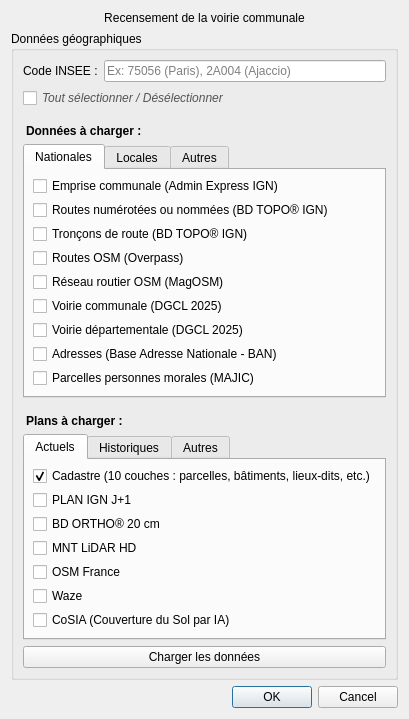
<?xml version="1.0" encoding="UTF-8"?>
<ui version="4.0">
 <class>CheminsRurauxDialogBase</class>
 <widget class="QDialog" name="CheminsRurauxDialogBase">
    <property name="geometry">
     <rect>
      <x>0</x>
      <y>0</y>
      <width>400</width>
      <height>380</height>
     </rect>
    </property>
  <property name="windowTitle">
   <string>Voirie Communale - Recensement</string>
  </property>
  <layout class="QVBoxLayout" name="verticalLayout">
   <item>
    <widget class="QLabel" name="label">
     <property name="text">
      <string>Recensement de la voirie communale</string>
     </property>
     <property name="alignment">
      <set>Qt::AlignCenter</set>
     </property>
    </widget>
   </item>
   <item>
    <widget class="QGroupBox" name="groupBoxCadastre">
     <property name="title">
      <string>Données géographiques</string>
     </property>
     <layout class="QVBoxLayout" name="verticalLayout_2">
      <item>
       <layout class="QHBoxLayout" name="horizontalLayout">
        <item>
         <widget class="QLabel" name="labelCodeInsee">
          <property name="text">
           <string>Code INSEE :</string>
          </property>
         </widget>
        </item>
        <item>
         <widget class="QLineEdit" name="txtCodeInsee">
          <property name="toolTip">
           <string>Code INSEE de la commune (5 caractères : département + commune)</string>
          </property>
          <property name="placeholderText">
           <string>Ex: 75056 (Paris), 2A004 (Ajaccio)</string>
          </property>
          <property name="maxLength">
           <number>5</number>
          </property>
         </widget>
        </item>
       </layout>
      </item>
      <item>
       <widget class="QCheckBox" name="chkToutSelectionner">
        <property name="text">
         <string>Tout sélectionner / Désélectionner</string>
        </property>
        <property name="styleSheet">
         <string>color: #555; font-style: italic;</string>
        </property>
       </widget>
      </item>
      <item>
       <widget class="QLabel" name="labelChoixCouches">
        <property name="text">
         <string>Données à charger :</string>
        </property>
        <property name="styleSheet">
         <string>font-weight: bold; margin-top: 10px;</string>
        </property>
       </widget>
      </item>
      <item>
       <widget class="QTabWidget" name="tabWidgetDonnees">
        <property name="currentIndex">
         <number>0</number>
        </property>
        <!-- Onglet Nationales -->
        <widget class="QWidget" name="tabNationales">
         <attribute name="title">
          <string>Nationales</string>
         </attribute>
         <layout class="QVBoxLayout" name="layoutNationales">
          <property name="spacing"><number>4</number></property>
          <property name="leftMargin"><number>8</number></property>
          <property name="topMargin"><number>6</number></property>
          <property name="rightMargin"><number>8</number></property>
          <property name="bottomMargin"><number>6</number></property>
          <item>
           <widget class="QCheckBox" name="chkCommune">
            <property name="text">
             <string>Emprise communale (Admin Express IGN)</string>
            </property>
            <property name="toolTip">
             <string>Charge le contour de la commune (Admin Express COG IGN) filtré sur le code INSEE saisi&#10;Licence Ouverte 2.0 (Etalab) — © IGN</string>
            </property>
           </widget>
          </item>
          <item>
           <widget class="QCheckBox" name="chkBDTopoRoutesNom">
            <property name="text">
             <string>Routes numérotées ou nommées (BD TOPO® IGN)</string>
            </property>
            <property name="toolTip">
             <string>Charge les routes numérotées ou nommées (BDTOPO_V3:route_numerotee_ou_nommee) filtrées sur l'emprise de la commune&#10;Licence Ouverte 2.0 (Etalab) — © IGN</string>
            </property>
           </widget>
          </item>
          <item>
           <widget class="QCheckBox" name="chkBDTopoTroncons">
            <property name="text">
             <string>Tronçons de route (BD TOPO® IGN)</string>
            </property>
            <property name="toolTip">
             <string>Charge les tronçons de route (BDTOPO_V3:troncon_de_route) filtrés sur l'emprise de la commune, avec pagination&#10;Licence Ouverte 2.0 (Etalab) — © IGN</string>
            </property>
           </widget>
          </item>
          <item>
           <widget class="QCheckBox" name="chkOsmRoutes">
            <property name="text">
             <string>Routes OSM (Overpass)</string>
            </property>
            <property name="toolTip">
             <string>Télécharge les routes OSM filtrées sur la commune&#10;© contributeurs OpenStreetMap — ODbL 1.0</string>
            </property>
           </widget>
          </item>
          <item>
           <widget class="QCheckBox" name="chkMagOsm">
            <property name="text">
             <string>Réseau routier OSM (MagOSM)</string>
            </property>
            <property name="toolTip">
             <string>Charge le réseau routier OSM (magosm:highways_line) via le WFS MagOSM (Magellium), catégorisé par type highway&#10;© contributeurs OpenStreetMap — ODbL 1.0 | Service : Magellium MagOSM</string>
            </property>
           </widget>
          </item>
          <item>
           <widget class="QCheckBox" name="chkVoirie">
            <property name="text">
             <string>Voirie communale (DGCL 2025)</string>
            </property>
            <property name="toolTip">
             <string>Charge le réseau de voirie communale (calcul IGN pour la DGCL)&#10;Licence Ouverte 2.0 (Etalab) — © IGN / DGCL</string>
            </property>
           </widget>
          </item>
          <item>
           <widget class="QCheckBox" name="chkVoirieDep">
            <property name="text">
             <string>Voirie départementale (DGCL 2025)</string>
            </property>
            <property name="toolTip">
             <string>Charge le réseau de voirie départementale (calcul IGN pour la DGCL)&#10;Licence Ouverte 2.0 (Etalab) — © IGN / DGCL</string>
            </property>
           </widget>
          </item>
          <item>
           <widget class="QCheckBox" name="chkBAN">
            <property name="text">
             <string>Adresses (Base Adresse Nationale - BAN)</string>
            </property>
            <property name="toolTip">
             <string>Charge toutes les adresses de la commune (peut être lent pour les grandes villes)&#10;Licence Ouverte 2.0 (Etalab) — © DINUM / collectivités</string>
            </property>
           </widget>
          </item>
          <item>
           <widget class="QCheckBox" name="chkMajic">
            <property name="text">
             <string>Parcelles personnes morales (MAJIC)</string>
            </property>
            <property name="toolTip">
             <string>Charge les parcelles cadastrales détenues par des personnes morales (données DGFiP via Koumoul)&#10;Licence Ouverte 2.0 (Etalab) — © DGFiP</string>
            </property>
           </widget>
          </item>
          <item>
           <spacer name="spacerNationales">
            <property name="orientation"><enum>Qt::Vertical</enum></property>
            <property name="sizeHint" stdset="0"><size><width>0</width><height>0</height></size></property>
           </spacer>
          </item>
         </layout>
        </widget>
        <!-- Onglet Locales -->
        <widget class="QWidget" name="tabLocales">
         <attribute name="title">
          <string>Locales</string>
         </attribute>
         <layout class="QVBoxLayout" name="layoutLocales">
          <property name="leftMargin"><number>8</number></property>
          <property name="topMargin"><number>6</number></property>
          <property name="rightMargin"><number>8</number></property>
          <property name="bottomMargin"><number>6</number></property>
          <item>
           <spacer name="spacerLocales">
            <property name="orientation"><enum>Qt::Vertical</enum></property>
            <property name="sizeHint" stdset="0"><size><width>0</width><height>40</height></size></property>
           </spacer>
          </item>
         </layout>
        </widget>
        <!-- Onglet Autres -->
        <widget class="QWidget" name="tabDonneesAutre">
         <attribute name="title">
          <string>Autres</string>
         </attribute>
         <layout class="QVBoxLayout" name="layoutDonneesAutre">
          <property name="leftMargin"><number>8</number></property>
          <property name="topMargin"><number>6</number></property>
          <property name="rightMargin"><number>8</number></property>
          <property name="bottomMargin"><number>6</number></property>
          <item>
           <spacer name="spacerDonneesAutre">
            <property name="orientation"><enum>Qt::Vertical</enum></property>
            <property name="sizeHint" stdset="0"><size><width>0</width><height>40</height></size></property>
           </spacer>
          </item>
         </layout>
        </widget>
       </widget>
      </item>
      <item>
       <widget class="QLabel" name="labelChoixPlans">
        <property name="text">
         <string>Plans à charger :</string>
        </property>
        <property name="styleSheet">
         <string>font-weight: bold; margin-top: 10px;</string>
        </property>
       </widget>
      </item>
      <item>
       <widget class="QTabWidget" name="tabWidgetPlans">
        <property name="currentIndex">
         <number>0</number>
        </property>
        <!-- Onglet Actuels -->
        <widget class="QWidget" name="tabActuels">
         <attribute name="title">
          <string>Actuels</string>
         </attribute>
         <layout class="QVBoxLayout" name="layoutActuels">
          <property name="spacing">
           <number>4</number>
          </property>
          <property name="leftMargin"><number>8</number></property>
          <property name="topMargin"><number>6</number></property>
          <property name="rightMargin"><number>8</number></property>
          <property name="bottomMargin"><number>6</number></property>
          <item>
           <widget class="QCheckBox" name="chkCadastre">
            <property name="text">
             <string>Cadastre (10 couches : parcelles, bâtiments, lieux-dits, etc.)</string>
            </property>
            <property name="toolTip">
             <string>Charge les 10 couches du cadastre (parcelles, bâtiments, lieux-dits, sections, communes, subdivisions fiscales, etc.) via le WMS DGFiP&#10;Licence Ouverte 2.0 (Etalab) — © DGFiP</string>
            </property>
            <property name="checked">
             <bool>true</bool>
            </property>
           </widget>
          </item>
          <item>
           <widget class="QCheckBox" name="chkPlanIGN">
            <property name="text">
             <string>PLAN IGN J+1</string>
            </property>
            <property name="toolTip">
             <string>Charge le PLAN IGN J+1 (GEOGRAPHICALGRIDSYSTEMS.MAPS.BDUNI.J1) via le WMS IGN Géoplateforme&#10;Licence Ouverte 2.0 (Etalab) — © IGN</string>
            </property>
           </widget>
          </item>
          <item>
           <widget class="QCheckBox" name="chkBDOrtho">
            <property name="text">
             <string>BD ORTHO® 20 cm</string>
            </property>
            <property name="toolTip">
             <string>Charge la BD ORTHO® 20 cm (HR.ORTHOIMAGERY.ORTHOPHOTOS) via le WMS IGN Géoplateforme&#10;Licence Ouverte 2.0 (Etalab) — © IGN</string>
            </property>
           </widget>
          </item>
          <item>
           <widget class="QCheckBox" name="chkMNTLidar">
            <property name="text">
             <string>MNT LiDAR HD</string>
            </property>
            <property name="toolTip">
             <string>Charge le MNT issu de LiDAR HD (IGNF_LIDAR-HD_MNT_ELEVATION.ELEVATIONGRIDCOVERAGE.SHADOW) via le WMS IGN Géoplateforme&#10;Licence Ouverte 2.0 (Etalab) — © IGN</string>
            </property>
           </widget>
          </item>
          <item>
           <widget class="QCheckBox" name="chkOsmFR">
            <property name="text">
             <string>OSM France</string>
            </property>
            <property name="toolTip">
             <string>Charge les tuiles XYZ OpenStreetMap France comme fond de plan raster&#10;© contributeurs OpenStreetMap — ODbL 1.0</string>
            </property>
           </widget>
          </item>
          <item>
           <widget class="QCheckBox" name="chkWazeTiles">
            <property name="text">
             <string>Waze</string>
            </property>
            <property name="toolTip">
             <string>Charge les tuiles XYZ Waze Editor (routes) comme fond de plan raster&#10;© Waze — usage non commercial uniquement</string>
            </property>
           </widget>
          </item>
          <item>
           <widget class="QCheckBox" name="chkCoSIA">
            <property name="text">
             <string>CoSIA (Couverture du Sol par IA)</string>
            </property>
            <property name="toolTip">
             <string>Charge les 3 millésimes CoSIA (2017-2020, 2021-2023, 2024-2026) via le WMS IGN Géoplateforme&#10;Licence Ouverte 2.0 (Etalab) — © IGN</string>
            </property>
           </widget>
          </item>
          <item>
           <spacer name="spacerActuels">
            <property name="orientation"><enum>Qt::Vertical</enum></property>
            <property name="sizeHint" stdset="0"><size><width>0</width><height>0</height></size></property>
           </spacer>
          </item>
         </layout>
        </widget>
        <!-- Onglet Historiques -->
        <widget class="QWidget" name="tabHistoriques">
         <attribute name="title">
          <string>Historiques</string>
         </attribute>
         <layout class="QVBoxLayout" name="layoutHistoriques">
          <property name="spacing">
           <number>4</number>
          </property>
          <property name="leftMargin"><number>8</number></property>
          <property name="topMargin"><number>6</number></property>
          <property name="rightMargin"><number>8</number></property>
          <property name="bottomMargin"><number>6</number></property>
          <item>
           <widget class="QCheckBox" name="chkPhotoAeriennes">
            <property name="text">
             <string>Photographies aériennes historiques...</string>
            </property>
            <property name="toolTip">
             <string>Ouvre une fenêtre de sélection des photographies aériennes historiques IGN (1950-2023)&#10;Licence Ouverte 2.0 (Etalab) — © IGN</string>
            </property>
           </widget>
          </item>
          <item>
           <widget class="QCheckBox" name="chkScan50_1950">
            <property name="text">
             <string>SCAN 50® 1950 IGN</string>
            </property>
            <property name="toolTip">
             <string>Charge le SCAN 50 de 1950 depuis la Géoplateforme IGN&#10;Licence Ouverte 2.0 (Etalab) — © IGN</string>
            </property>
           </widget>
          </item>
          <item>
           <widget class="QCheckBox" name="chkScanCassini">
            <property name="text">
             <string>Carte de Cassini IGN (XVIIIe siècle)</string>
            </property>
            <property name="toolTip">
             <string>Charge le scan de la carte de Cassini (première carte de France au 1/86400e, XVIIIe siècle) depuis la Géoplateforme IGN&#10;Domaine public — scan © IGN (Licence Ouverte 2.0)</string>
            </property>
           </widget>
          </item>
          <item>
           <widget class="QCheckBox" name="chkScanEtatMajor">
            <property name="text">
             <string>Carte d'État-Major IGN (1820-1866)</string>
            </property>
            <property name="toolTip">
             <string>Charge le scan de la carte d'État-Major (relevés entre 1820 et 1866) depuis la Géoplateforme IGN&#10;Domaine public — scan © IGN (Licence Ouverte 2.0)</string>
            </property>
           </widget>
          </item>
          <item>
           <spacer name="spacerHistoriques">
            <property name="orientation"><enum>Qt::Vertical</enum></property>
            <property name="sizeHint" stdset="0"><size><width>0</width><height>0</height></size></property>
           </spacer>
          </item>
         </layout>
        </widget>
        <!-- Onglet Autres (vide) -->
        <widget class="QWidget" name="tabAutres">
         <attribute name="title">
          <string>Autres</string>
         </attribute>
         <layout class="QVBoxLayout" name="layoutAutres">
          <property name="leftMargin"><number>8</number></property>
          <property name="topMargin"><number>6</number></property>
          <property name="rightMargin"><number>8</number></property>
          <property name="bottomMargin"><number>6</number></property>
          <item>
           <spacer name="spacerAutres">
            <property name="orientation"><enum>Qt::Vertical</enum></property>
            <property name="sizeHint" stdset="0"><size><width>0</width><height>40</height></size></property>
           </spacer>
          </item>
         </layout>
        </widget>
       </widget>
      </item>
      <item>
       <widget class="QPushButton" name="btnLoadCadastre">
        <property name="text">
         <string>Charger les données</string>
        </property>
        <property name="toolTip">
         <string>Charge les données sélectionnées pour le code INSEE saisi</string>
        </property>
       </widget>
      </item>
     </layout>
    </widget>
   </item>
   <item>
    <spacer name="verticalSpacer">
     <property name="orientation">
      <enum>Qt::Vertical</enum>
     </property>
     <property name="sizeHint" stdset="0">
      <size>
       <width>20</width>
       <height>40</height>
      </size>
     </property>
    </spacer>
   </item>
   <item>
    <widget class="QDialogButtonBox" name="button_box">
     <property name="orientation">
      <enum>Qt::Horizontal</enum>
     </property>
     <property name="standardButtons">
      <set>QDialogButtonBox::Cancel|QDialogButtonBox::Ok</set>
     </property>
    </widget>
   </item>
  </layout>
 </widget>
 <resources/>
 <connections>
  <connection>
   <sender>button_box</sender>
   <signal>accepted()</signal>
   <receiver>CheminsRurauxDialogBase</receiver>
   <slot>accept()</slot>
   <hints>
    <hint type="sourcelabel">
     <x>20</x>
     <y>20</y>
    </hint>
    <hint type="destinationlabel">
     <x>20</x>
     <y>20</y>
    </hint>
   </hints>
  </connection>
  <connection>
   <sender>button_box</sender>
   <signal>rejected()</signal>
   <receiver>CheminsRurauxDialogBase</receiver>
   <slot>reject()</slot>
   <hints>
    <hint type="sourcelabel">
     <x>20</x>
     <y>20</y>
    </hint>
    <hint type="destinationlabel">
     <x>20</x>
     <y>20</y>
    </hint>
   </hints>
  </connection>
 </connections>
</ui>
